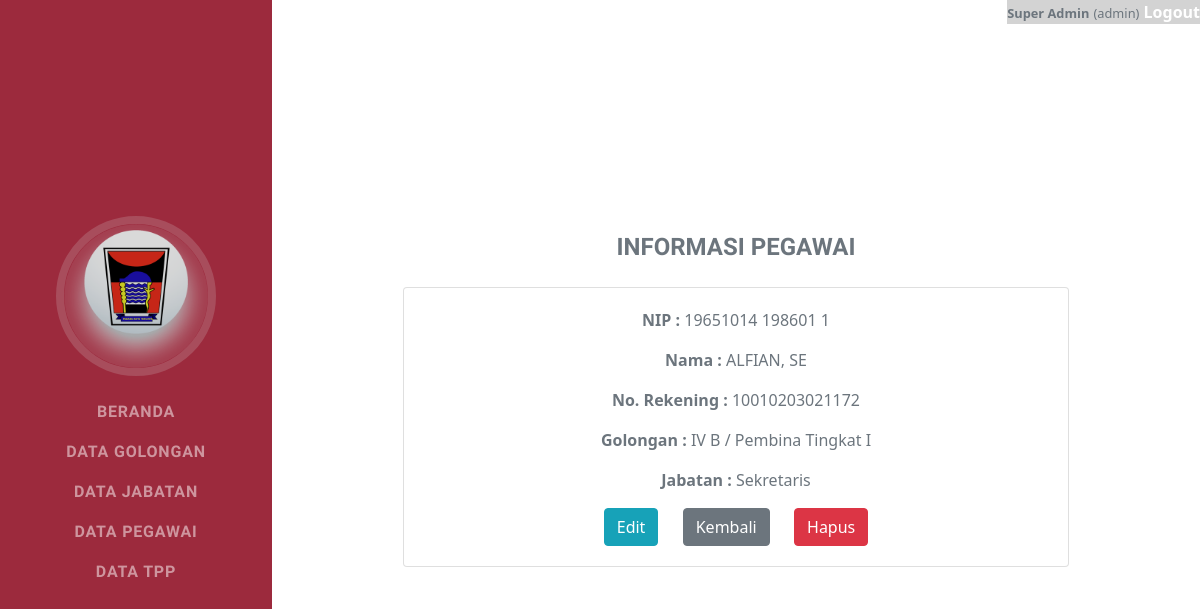
Screenshot of /pegawai-detail.php?nip=19651014 198601 1 (signed in) with the database file from the repository.
### tables this page shows
CREATE TABLE `pegawai` (
  `nip` varchar(18) NOT NULL,
  `nama` varchar(50) NOT NULL,
  `no_rekening` varchar(15) NOT NULL,
  `id_golongan` int(11) DEFAULT NULL,
  `id_jabatan` int(11) NOT NULL
);

CREATE TABLE `golongan` (
  `id_golongan` int(11) NOT NULL,
  `nama_gol_pangkat` varchar(50) NOT NULL,
  `pajak` double NOT NULL
);

CREATE TABLE `jabatan` (
  `id_jabatan` int(11) NOT NULL,
  `nama_jabatan` varchar(90) NOT NULL,
  `beban_kerja_skp` int(11) NOT NULL,
  `kehadiran` int(11) NOT NULL,
  `potongan_bpjs` double NOT NULL,
  `pertimbangan_objektif` int(11) NOT NULL
);

### pegawai-detail.php (the view, shortened to what this page needs)
        <?php include('assets/menu.php') ?>
        <div class="container-fluid p-0">
            <?php
            	$nip = mysqli_real_escape_string($con, $_GET['nip']);
                $sql=mysqli_query($con, "
                	SELECT pegawai.nip, pegawai.nama, pegawai.no_rekening, jabatan.nama_jabatan, golongan.nama_gol_pangkat
                	FROM pegawai
                	LEFT JOIN jabatan ON jabatan.id_jabatan=pegawai.id_jabatan
                	LEFT JOIN golongan ON golongan.id_golongan=pegawai.id_golongan
                	WHERE nip = '$nip'
                	");
                while($row = mysqli_fetch_array($sql))
                {
                    $nip = $row['nip'];
                    $nama = $row['nama'];
                    $rekening = $row['no_rekening'];
                    $golongan = $row['nama_gol_pangkat'];
                    $jabatan = $row['nama_jabatan'];
                    $nip2 = base64_encode($nip);
                    $nama2 = base64_encode($nama);
                }
            ?>
	            <section class="resume-section">
	                <div class="resume-section-content">
	                    <h4 class="mb-0 text-primary" style="text-align: center; padding-bottom: 3%">
	                        <span class="text-secondary">Informasi Pegawai</span>
	                    </h4>
	                    <center>
		                    <div class="card" style="width: 80%">
							  <div class="card-body">
							    <p class="card-text"><strong> NIP : </strong> <?php echo $nip ?></p>
							    <p class="card-text"><strong> Nama : </strong> <?php echo $nama ?></p>
							    <p class="card-text"><strong> No. Rekening : </strong> <?php echo $rekening ?></p>
							    <p class="card-text"><strong> Golongan : </strong> <?php echo $golongan ?></p>
							    <p class="card-text"><strong> Jabatan : </strong> <?php echo $jabatan ?></p>
							    <a name="akses" href="pegawai-edit.php?nip=<?php echo $nip ?>">
							    	<button type="button" class="btn btn-info">Edit</button>
							    </a> &emsp;
							    <a href="pegawai.php">
							    	<button type="button" class="btn btn-secondary">Kembali</button>
							    </a> &emsp;
							    <a name="akses" href="pegawai-hapus.php?nip=<?php echo $nip2 ?>&nama=<?php echo $nama2 ?>">
							    	<button type="button" class="btn btn-danger" onclick="return confirm('Yakin Hapus <?php echo $nama ?>?');">Hapus</button>
							    </a>
							  </div>
							</div>
						</center>
<?php include('assets/footer.php') ?>

### rows the page displays
pegawai: nip "19651014 198601 1", nama "ALFIAN, SE", no_rekening "10010203021172", id_golongan.nama_gol_pangkat "IV B / Pembina Tingkat I", id_jabatan.nama_jabatan "Sekretaris"

### other values shown
$_SESSION['nama'] "Super Admin"
$_SESSION['role'] "admin"
